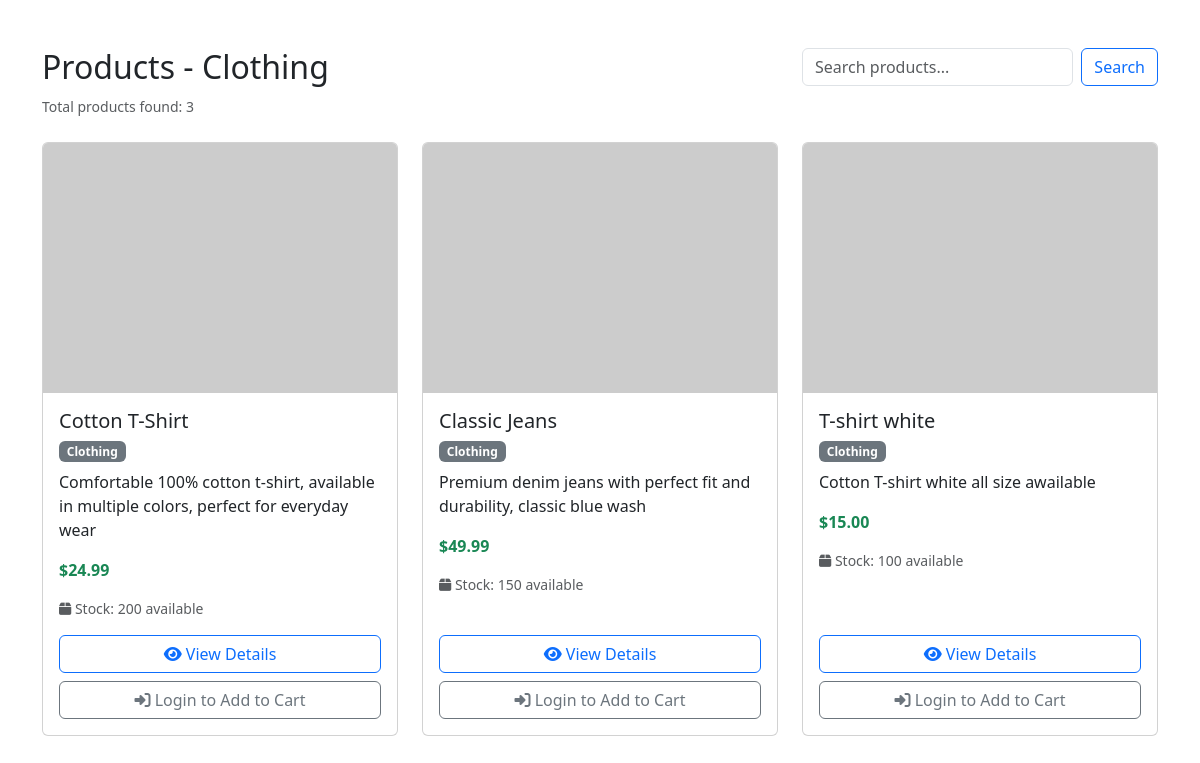
Screenshot of /products.php?category=Clothing with the database file from the repository.
### tables this page shows
CREATE TABLE `product_images` (
  `id` int(11) NOT NULL,
  `product_id` int(11) NOT NULL,
  `image_url` varchar(500) NOT NULL,
  `is_primary` tinyint(1) DEFAULT 0,
  `display_order` int(11) DEFAULT 0,
  `created_at` timestamp NOT NULL DEFAULT current_timestamp()
);

CREATE TABLE `products` (
  `id` int(11) NOT NULL,
  `name` varchar(100) NOT NULL,
  `description` text DEFAULT NULL,
  `price` decimal(10,2) NOT NULL,
  `category` varchar(50) DEFAULT NULL,
  `stock` int(11) DEFAULT 100,
  `created_at` timestamp NOT NULL DEFAULT current_timestamp()
);

### config/database.php (called while the page is built, shortened)
<?php
class Database {
    private $host = "localhost";
    private $username = "root";
    private $password = "";
    private $database = "ecommerce";
    public function __construct() {
        $this->conn = new mysqli($this->host, $this->username, $this->password, $this->database);
    }
}
?>

### products.php (the view, shortened to what this page needs)
<?php
require_once 'config/database.php';
$db = new Database();
$category = isset($_GET['category']) ? $_GET['category'] : '';
$search   = isset($_GET['search']) ? $_GET['search'] : '';
$sql = "SELECT p.*, pi.image_url
        FROM products p
        LEFT JOIN product_images pi ON p.id = pi.product_id AND pi.is_primary = 1
        WHERE 1";
$params = [];
$types = "";
if (!empty($category)) {
    $sql .= " AND p.category = ?";
    $params[] = $category;
    $types .= "s";
}
$stmt = $db->conn->prepare($sql);
if (!empty($params)) {
    $stmt->bind_param($types, ...$params);
}
$stmt->execute();
$result = $stmt->get_result();
?>
<!DOCTYPE html>
<html lang="en">
<head>
    <link href="https://cdn.jsdelivr.net/npm/bootstrap@5.3.0/dist/css/bootstrap.min.css" rel="stylesheet">
    <link rel="stylesheet" href="https://cdnjs.cloudflare.com/ajax/libs/font-awesome/6.4.0/css/all.min.css">
</head>
<body>
    <div class="container mt-5">
        <div class="row mb-4">
            <div class="col-md-8">
                <h2>Products <?php echo $category ? " - " . htmlspecialchars($category) : ''; ?></h2>
                <small class="text-muted">Total products found: <?php echo $result->num_rows; ?></small>
            </div>
            <div class="col-md-4">
                <form method="GET" action="products.php" class="d-flex">
                    <input type="text"
                           name="search"
                           class="form-control me-2"
                           placeholder="Search products..."
                           value="<?php echo htmlspecialchars($search); ?>">
                    <button type="submit" class="btn btn-outline-primary">Search</button>
                </form>
            </div>
        </div>
        <div class="row">
        <?php if ($result->num_rows > 0): ?>
            <?php
            while ($product = $result->fetch_assoc()):
            ?>
                <div class="col-md-4 mb-4">
                    <div class="card product-card h-100">
                        <img src="<?php echo !empty($product['image_url']) ? htmlspecialchars($product['image_url']) : 'https://via.placeholder.com/400x300?text=No+Image'; ?>"
                             class="card-img-top"
                             alt="<?php echo htmlspecialchars($product['name']); ?>"
                             style="height: 250px; object-fit: cover;"
                             onerror="this.src='https://via.placeholder.com/400x300?text=Image+Not+Found';">
                        <div class="card-body d-flex flex-column">
                            <h5 class="card-title">
                                <?php echo htmlspecialchars($product['name']); ?>
                            </h5>
                            <span class="badge bg-secondary mb-2 align-self-start">
                                <?php echo htmlspecialchars($product['category']); ?>
                            </span>
                            <p class="card-text">
                                <?php
                                $desc = htmlspecialchars($product['description']);
                                echo strlen($desc) > 100 ? substr($desc, 0, 100) . '...' : $desc;
                                ?>
                            </p>
                            <p class="card-text">
                                <strong class="text-success">$<?php echo number_format($product['price'], 2); ?></strong>
                            </p>
                            <p class="card-text text-muted small">
                                <i class="fas fa-box"></i> Stock: <?php echo htmlspecialchars($product['stock']); ?> available
                            </p>
                            <div class="mt-auto">
                                <div class="d-grid gap-2">
                                    <a href="product_detail.php?id=<?php echo $product['id']; ?>"
                                       class="btn btn-outline-primary">
                                        <i class="fas fa-eye"></i> View Details
                                    </a>
                                    <?php if (isset($_SESSION['user_id'])): ?>
                                        <?php if ($product['stock'] > 0): ?>
                                            <form method="POST" action="add_to_cart.php">
                                                <input type="hidden" name="product_id" value="<?php echo $product['id']; ?>">
                                                <button type="submit" class="btn btn-primary w-100">
                                                    <i class="fas fa-cart-plus"></i> Add to Cart
                                                </button>
                                            </form>
                                        <?php else: ?>
                                            <button class="btn btn-secondary w-100" disabled>
                                                <i class="fas fa-times"></i> Out of Stock
                                            </button>
                                        <?php endif; ?>
                                    <?php else: ?>
                                        <a href="login.php" class="btn btn-outline-secondary">
                                            <i class="fas fa-sign-in-alt"></i> Login to Add to Cart
                                        </a>
                                    <?php endif; ?>
                                </div>
                            </div>
                        </div>
                    </div>
                </div>
            <?php endwhile; ?>
        <?php endif; ?>
        </div>
    </div>
</body>
</html>

### products.php (style rules this page uses)
.product-card { transition: transform 0.2s; }

### rows the page displays
product_images: product.name "Cotton T-Shirt", product.category "Clothing", product.description "Comfortable 100% cotton t-shirt, available in multiple colors, perfect for everyday wear", product.price "24.99", product.stock "200"
product_images: product.name "Classic Jeans", product.category "Clothing", product.description "Premium denim jeans with perfect fit and durability, classic blue wash", product.price "49.99", product.stock "150"
product_images: product.name "T-shirt white", product.category "Clothing", product.description "Cotton T-shirt white all size awailable", product.price "15.00", product.stock "100"

### other values shown
$category "Clothing"
$result->num_rows "3"
